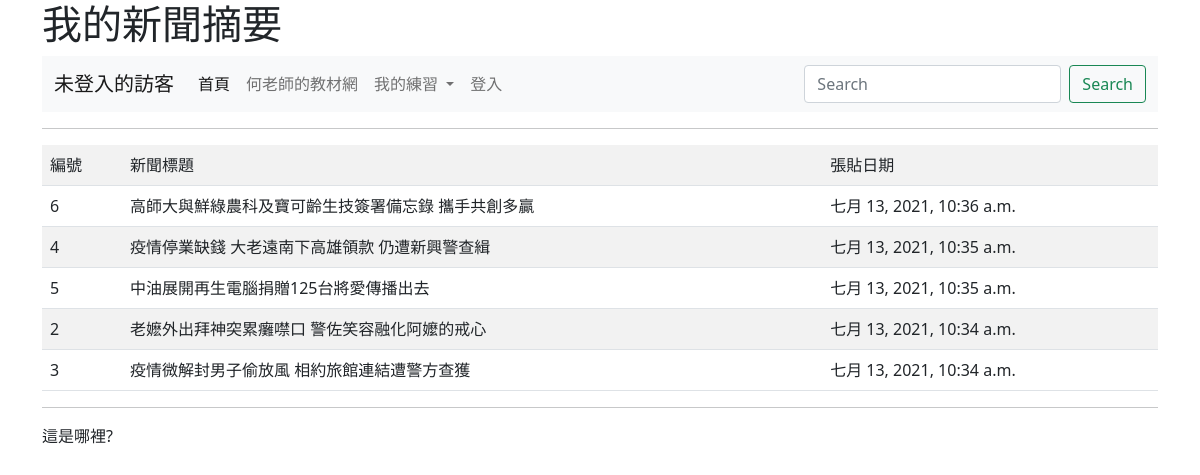
Page /news/ on the committed database.
### mysite/models.py (models this page shows, shortened)
class Post(models.Model):
	title = models.CharField(max_length=200)
	content = models.TextField()
	pub_date = models.DateTimeField(default=timezone.now)
	class Meta:
		ordering = ('-pub_date',)

### mysite/views.py (the view)
# urls.py: path('news/', views.news),
def news(request):
	posts = Post.objects.all()
	return render(request, "news.html", locals())

### templates/news.html (shortened to what this page needs)
{% extends "base.html" %}
{% block main %}
	<hr>
	<table class="table table-striped">
		<tr>
			<td>編號</td><td>新聞標題</td><td>張貼日期</td>
		</tr>
	{% for post in posts %}
	   	<tr>
	   		<td>{{ post.id }}</td>
	   		<td>
	   			{% if request.user.is_authenticated %}
	   				<a href="/show/{{ post.id }}/">{{ post.title }}</a>
	   			{% else %}
		   			{{ post.title }}
	   			{% endif %}
	   		</td>
	   		<td>{{ post.pub_date }}</td>
		</tr>
	{% endfor %}
	</table>
{% endblock %}

### rows in the picture
Post: id "6", title "高師大與鮮綠農科及寶可齡生技簽署備忘錄 攜手共創多贏", pub_date "七月 13, 2021, 10:36 a.m."
Post: id "4", title "疫情停業缺錢 大老遠南下高雄領款 仍遭新興警查緝", pub_date "七月 13, 2021, 10:35 a.m."
Post: id "5", title "中油展開再生電腦捐贈125台將愛傳播出去", pub_date "七月 13, 2021, 10:35 a.m."
Post: id "2", title "老嬷外出拜神突累癱噤口 警佐笑容融化阿嬤的戒心", pub_date "七月 13, 2021, 10:34 a.m."
Post: id "3", title "疫情微解封男子偷放風 相約旅館連結遭警方查獲", pub_date "七月 13, 2021, 10:34 a.m."
